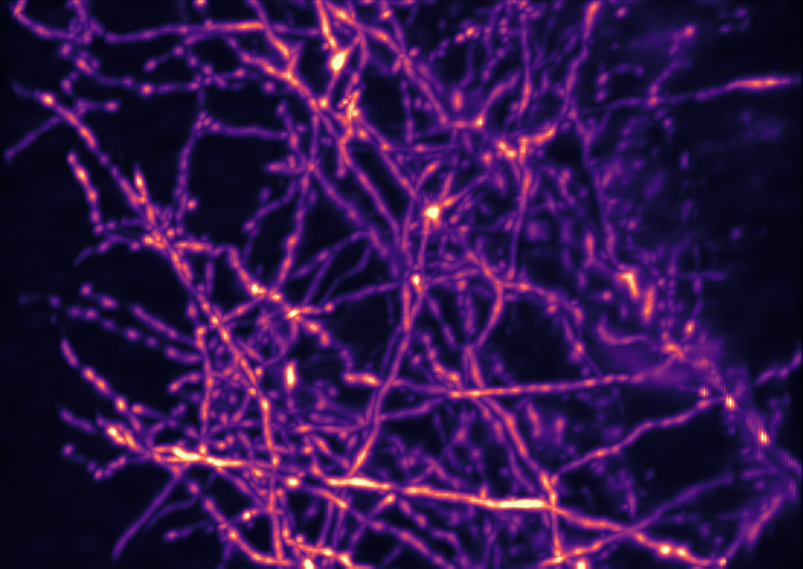
#> input picture scripts/get_paper_picture/get_contrast_image/output.png, 2407 x 1706 px (shown at 1/3 size)
$ jupyter execute --allow-errors get_contrast_MIP.ipynb
#> lines starting #> are read from the running program, lines starting #| are printed output that depends on the picture
[cell 1]
import tifffile
import numpy as np
import matplotlib.pyplot as plt

[cell 2]
from sr_3dunet.utils.data_utils import get_rotated_img, get_projection

[cell 3]
img_input_path = '/share/home/wangwb/workspace/RESIN_datasets/neuron/val_datasets/little_dirty.tif'
img_output_path = '/share/home/wangwb/workspace/RESIN_datasets/neuron/RESIN_results/outputlittle_dirty.tif'

#> (the rest of this cell did not finish here and is left out)

#> (a cell that did not finish here is left out)

#> (a cell that did not finish here is left out)

contrast

[cell 6]
from PIL import Image, ImageDraw

# crop((0, 400, 1706, 2107))
image1 = Image.open("output.png").crop((500, 0, 2207, 1706)) # Image.open("output.png")
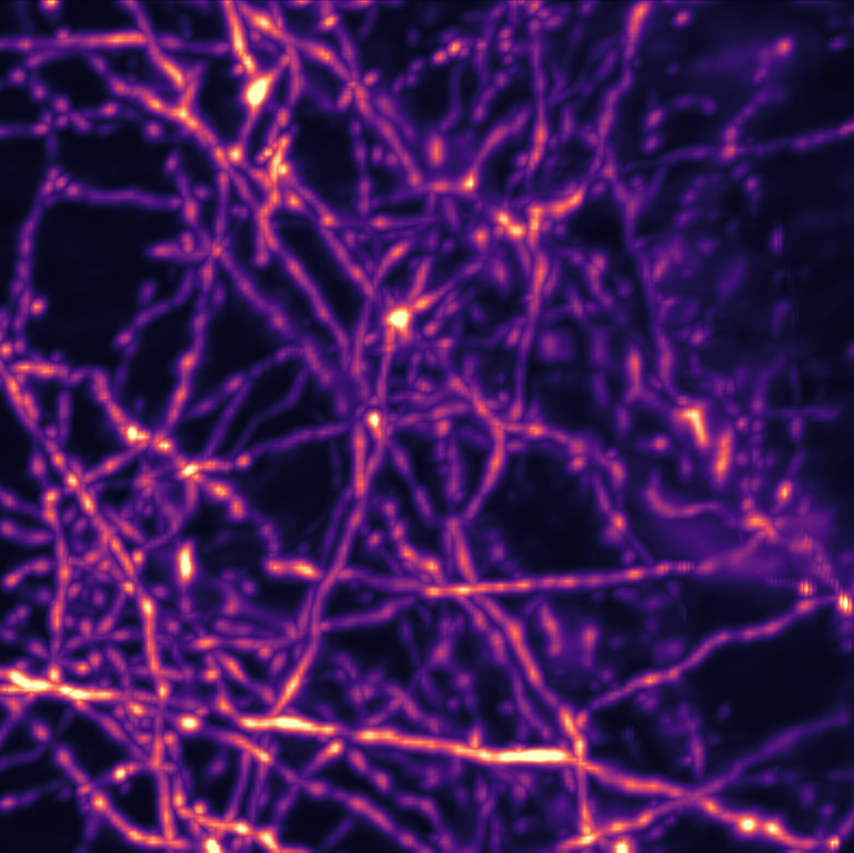
#> image1: PIL image 1707x1706 RGB (shown at 1/2 size); mean R, G, B 61.4, 22.6, 85.3
image2 = Image.open("input.png").crop((500, 0, 2207, 1706))
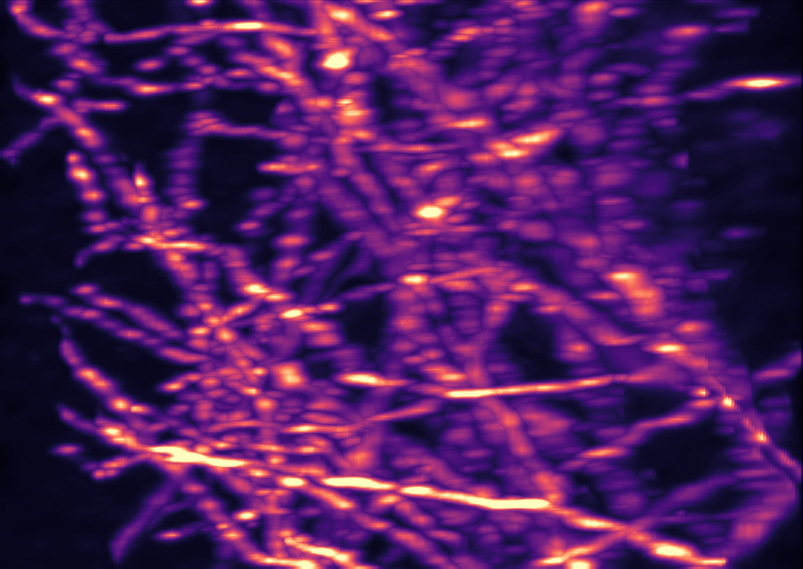
#> input picture scripts/get_paper_picture/get_contrast_image/input.png, 2407 x 1706 px (shown at 1/3 size)
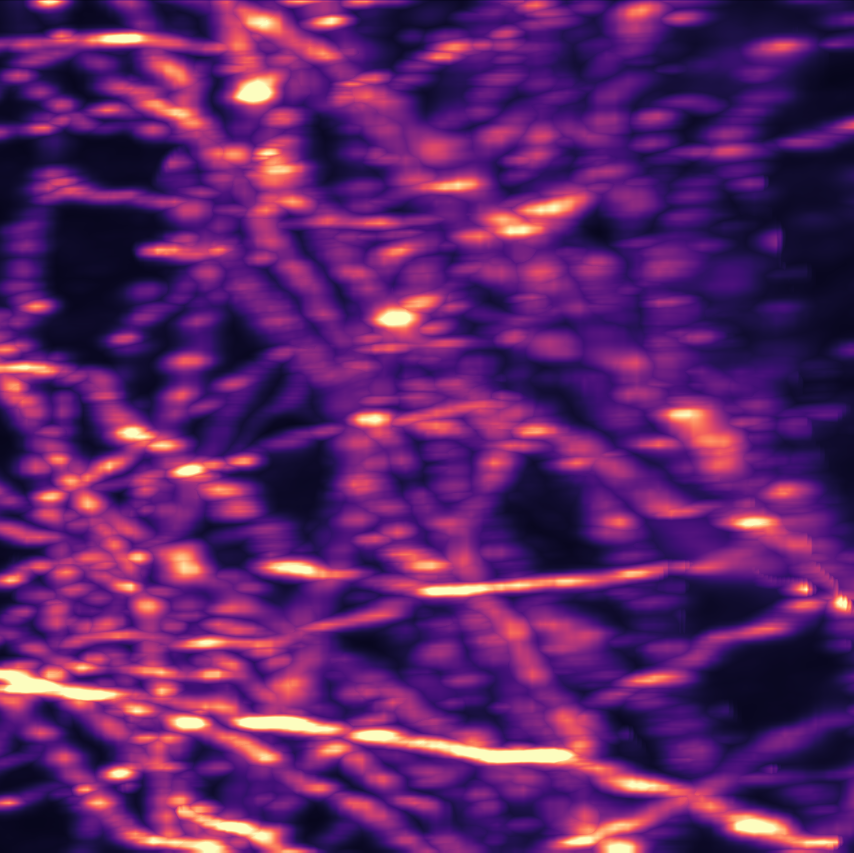
#> image2: PIL image 1707x1706 RGB (shown at 1/2 size); mean R, G, B 95.4, 33.7, 105

result = Image.new("RGB", image1.size)
#> result: PIL image 1707x1706 RGB; every value is 0
draw = ImageDraw.Draw(result)

diff = image1.width-image1.height
#> diff = 1
for x in range(0, image1.width):
    for y in range(0, image1.height):
        if x-diff < y:
            result.putpixel((x, y), image1.getpixel((x, y)))
        else:
            result.putpixel((x, y), image2.getpixel((x, y)))
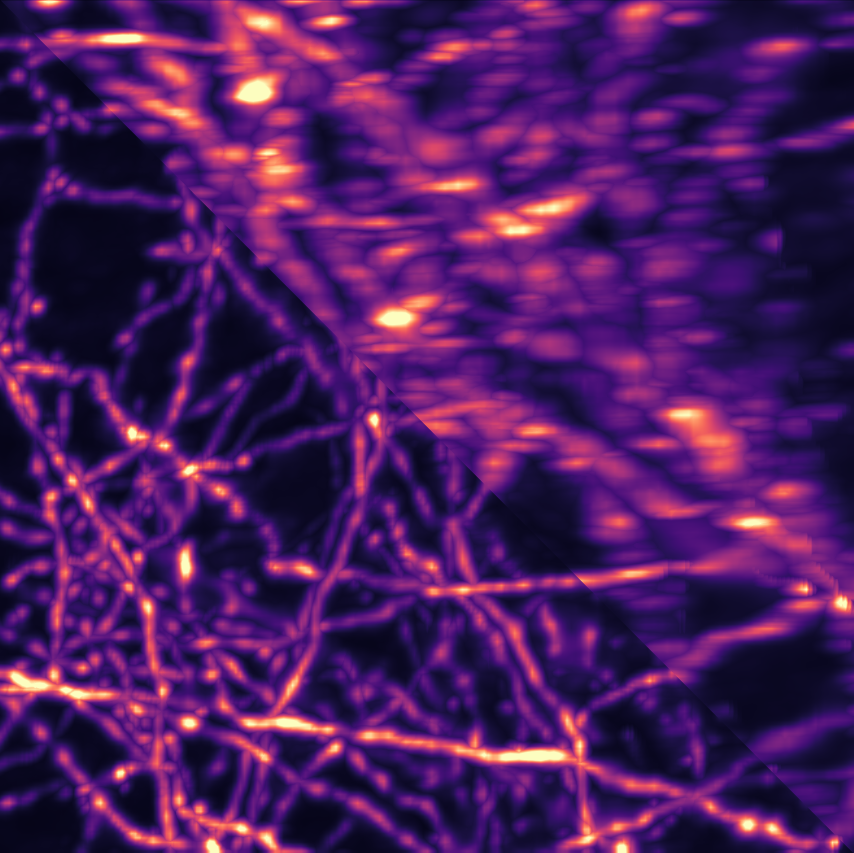
#> result: PIL image 1707x1706 RGB (shown at 1/2 size); mean R, G, B 77.1, 27, 95

# [5 lines of commented-out code are left out]

point1 = (0, 0)
point2 = (image1.width-1, image1.height-1)
#> point2 = (1706, 1705)
draw.line([point1, point2], fill='white', width=2, joint='curve')

result.save("result.png")
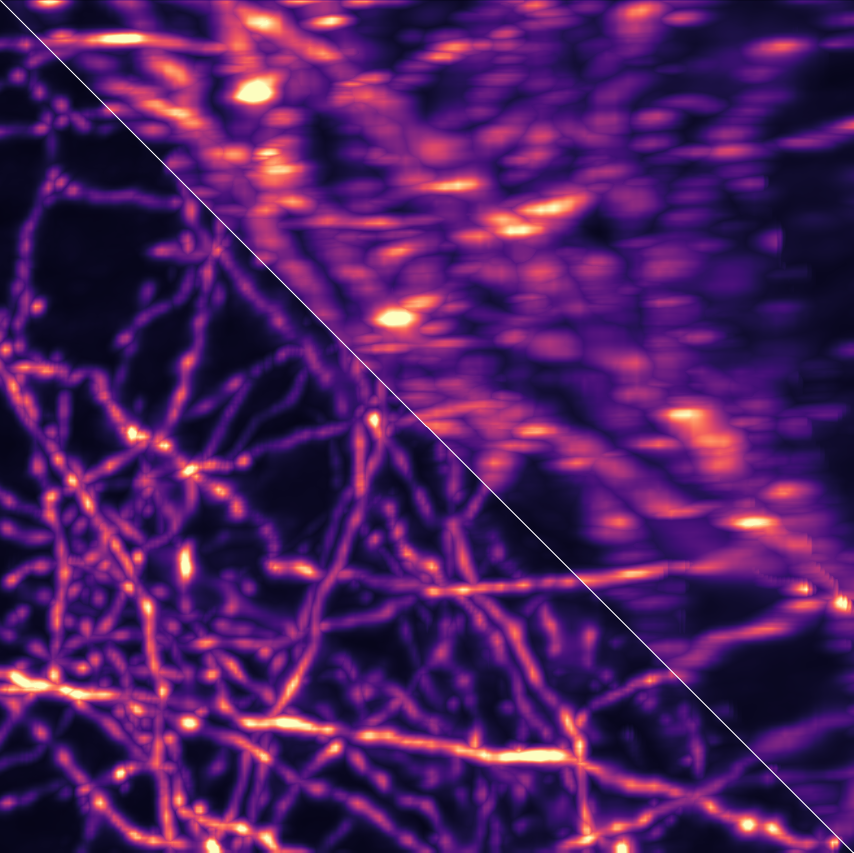
#> saved as result.png: PIL image 1707x1706 RGB (shown at 1/2 size); mean R, G, B 77.5, 27.4, 95.3

[cell 7]
image1.size
#> Out = (1707, 1706)
